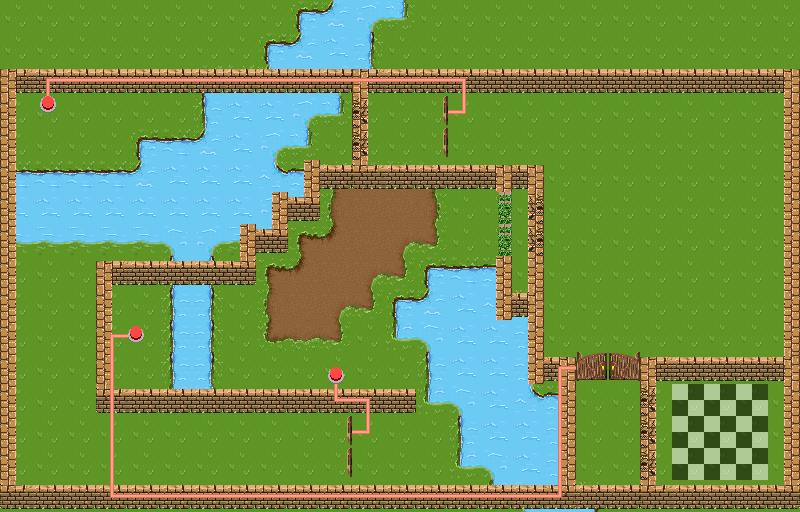

The image is a tile-based game level rendered from a .tmx file. Its description and source (layers, tilesets, objects; grid data summarised) follow:
An orthogonal 25x16 tile map with 32x32 px tiles, 4 tile layers (background-textures, details, walls_doors_buttons_textures, wires), 3 hidden layers not drawn and 43 objects (2x yellow_door, 2x black_door, 2x white_door, yellow_button, black_button, ...).

<map version="1.4" tiledversion="1.4.3" orientation="orthogonal" renderorder="right-down" width="25" height="16" tilewidth="32" tileheight="32" infinite="0" nextlayerid="19" nextobjectid="241">
 <tileset firstgid="1" source="../tileset/tileset.tsx" />
 <layer id="1" name="background-textures" width="25" height="16">
  <data>[400 cells, 400 non-empty, 25 distinct tile ids]</data>
 </layer>
 <layer id="15" name="details" width="25" height="16">
  <data>[400 cells, 14 non-empty, 6 distinct tile ids]</data>
 </layer>
 <layer id="2" name="walls_doors_buttons_textures" width="25" height="16">
  <data>[400 cells, 136 non-empty, 17 distinct tile ids]</data>
 </layer>
 <layer id="16" name="wires" width="25" height="16">
  <data>[400 cells, 42 non-empty, 6 distinct tile ids]</data>
 </layer>
 <objectgroup id="3" name="buttons" visible="0">
  <object id="161" name="yellow_button" x="32" y="96" width="32" height="32" />
  <object id="167" name="black_button" x="128" y="320" width="32" height="32" />
  <object id="173" name="white_button" x="320" y="352" width="32" height="32" />
 </objectgroup>
 <objectgroup id="4" name="doors" visible="0">
  <object id="162" name="yellow_door" x="416" y="96" width="32" height="32" />
  <object id="163" name="yellow_door" x="416" y="128" width="32" height="32" />
  <object id="171" name="black_door" x="576" y="352" width="32" height="32" />
  <object id="172" name="black_door" x="608" y="352" width="32" height="32" />
  <object id="174" name="white_door" x="320" y="416" width="32" height="32" />
  <object id="175" name="white_door" x="320" y="448" width="32" height="32" />
 </objectgroup>
 <objectgroup id="5" name="walls_static" visible="0">
  <object id="198" x="0" y="64" width="800" height="32" />
  <object id="200" x="768" y="64" width="32" height="448" />
  <object id="201" x="0" y="480" width="800" height="32" />
  <object id="202" x="0" y="64" width="32" height="448" />
  <object id="206" x="224" y="224" width="64" height="32" />
  <object id="207" x="96" y="256" width="160" height="32" />
  <object id="209" x="96" y="288" width="32" height="128" />
  <object id="210" x="128" y="384" width="288" height="32" />
  <object id="212" x="256" y="192" width="64" height="32" />
  <object id="213" x="480" y="256" width="32" height="64" />
  <object id="214" x="544" y="352" width="32" height="128" />
  <object id="215" x="512" y="256" width="32" height="128" />
  <object id="216" x="640" y="352" width="128" height="32" />
  <object id="218" x="288" y="160" width="256" height="32" />
 </objectgroup>
 <objectgroup id="6" name="walls_strong" visible="0">
  <object id="184" x="640" y="384" width="32" height="32" />
  <object id="188" x="640" y="416" width="32" height="32" />
  <object id="189" x="640" y="448" width="32" height="32" />
  <object id="190" x="352" y="96" width="32" height="32" />
  <object id="192" x="512" y="192" width="32" height="32" />
  <object id="193" x="512" y="224" width="32" height="32" />
  <object id="219" x="352" y="128" width="32" height="32" />
 </objectgroup>
 <objectgroup id="7" name="walls_climb" visible="0">
  <object id="182" x="480" y="224" width="32" height="32" />
  <object id="183" x="480" y="192" width="32" height="32" />
 </objectgroup>
 <objectgroup id="8" name="walls_water" visible="0">
  <object id="195" x="32" y="224" width="160" height="32" />
  <object id="197" x="448" y="384" width="96" height="96" />
  <object id="221" x="256" y="96" width="64" height="64" />
  <object id="230" x="160" y="288" width="64" height="96" />
  <object id="236" x="320" y="96" width="32" height="32" />
  <object id="239" x="384" y="288" width="32" height="64" />
  <object id="240" x="416" y="256" width="64" height="160" />
 </objectgroup>
 <objectgroup id="9" name="spawns" visible="0">
  <object id="154" name="strongPoint" x="709.333" y="315.667">
   <point />
  </object>
  <object id="155" name="climberPoint" x="646.667" y="192">
   <point />
  </object>
  <object id="156" name="waterPoint" x="61" y="460.667">
   <point />
  </object>
 </objectgroup>
 <objectgroup id="10" name="goal" visible="0">
  <object id="231" x="672" y="384" width="96" height="96" />
 </objectgroup>
 <layer id="12" name="pathfind_nodes_strong" width="25" height="16" visible="0">
  <data>[400 cells, 85 non-empty, 1 distinct tile ids]</data>
 </layer>
 <layer id="17" name="pathfind_nodes_climb" width="25" height="16" visible="0">
  <data>[400 cells, 113 non-empty, 1 distinct tile ids]</data>
 </layer>
 <layer id="18" name="pathfind_nodes_water" width="25" height="16" visible="0">
  <data>[400 cells, 206 non-empty, 1 distinct tile ids]</data>
 </layer>
</map>